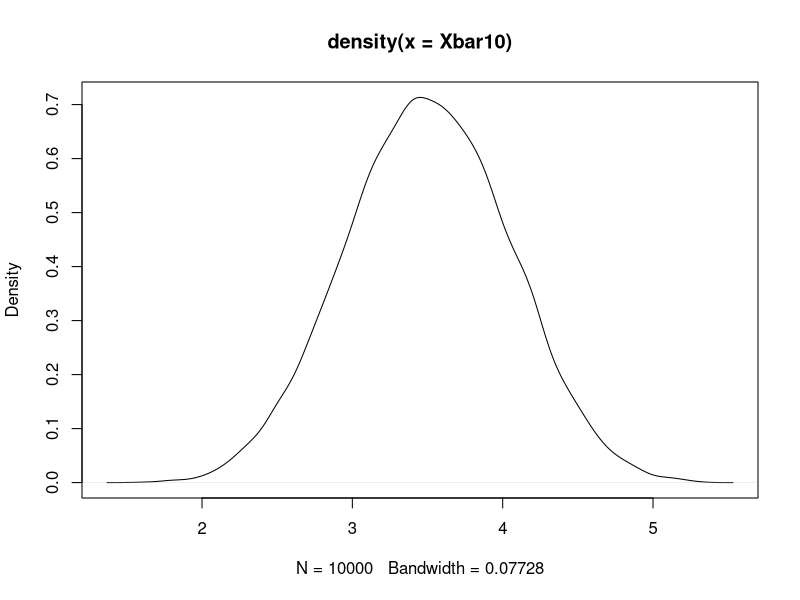
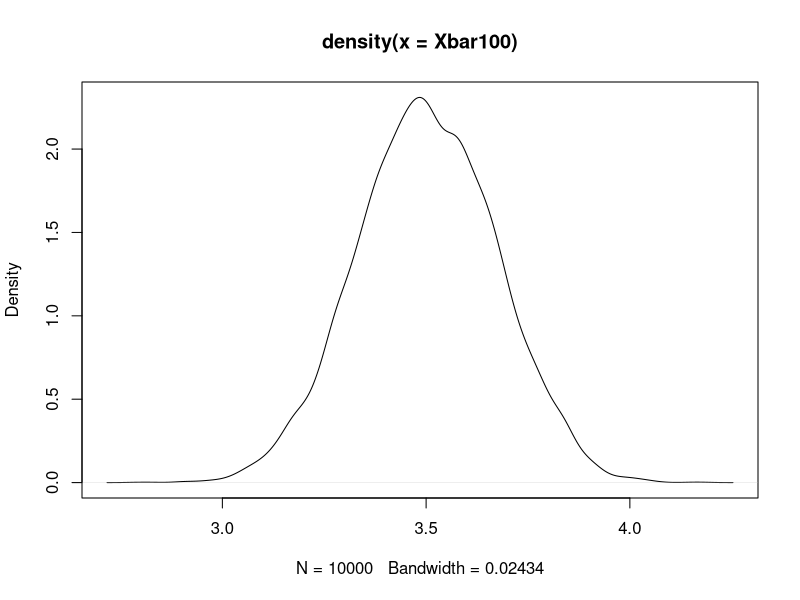
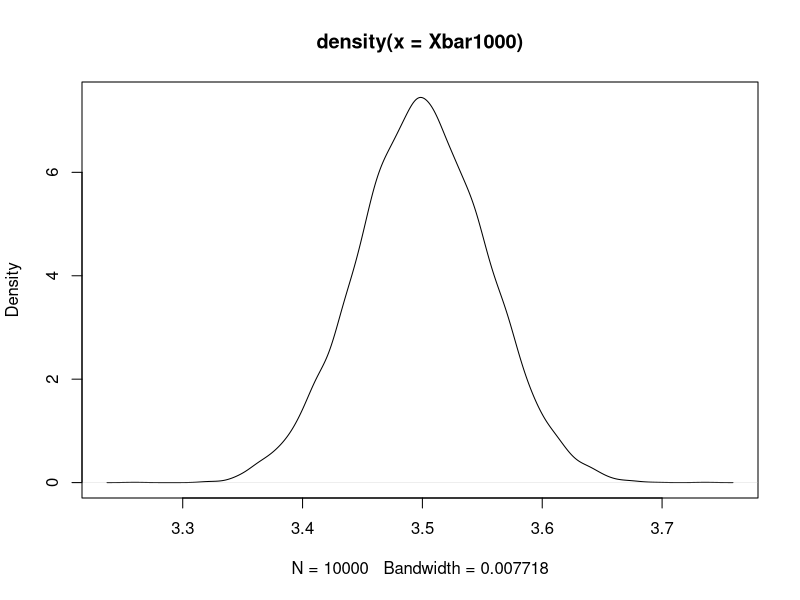

Source code (R) for these figures, in order:
dice = function(n){
  X = sample(1:6, size = n, replace = T)
  return(mean(X))
}

Xbar10 = replicate(10000, dice(10))
Xbar100 = replicate(10000, dice(100))
Xbar1000 = replicate(10000, dice(1000))

plot(density(Xbar10))
plot(density(Xbar100))
plot(density(Xbar1000))


